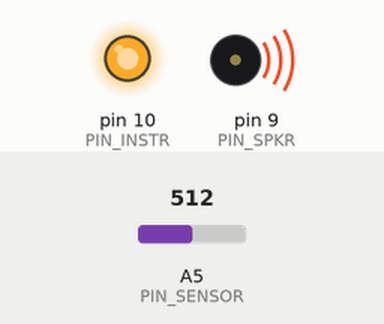
The sketch below on a simulated Arduino Uno, built with avr-gcc and run on an emulated ATmega328P. Parts: output pins drawn as LEDs (lit = HIGH), buzzer (waves = sounding). The test bench sets the inputs (shaded band); at power-on: A5 (PIN_SENSOR) = 512.

Above: at 1.2 s.
1.3 s: A5 (PIN_SENSOR) set to 109
2.8 s: A5 (PIN_SENSOR) set to 92
At 3.2 s:
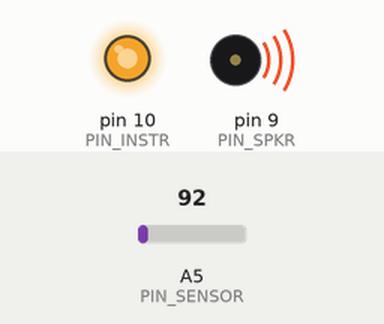
4.3 s: A5 (PIN_SENSOR) set to 15
At 4.7 s:
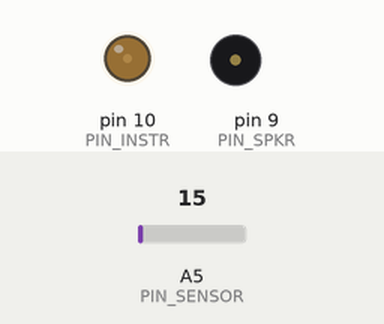
5.8 s: A5 (PIN_SENSOR) set to 22
At 6.7 s:
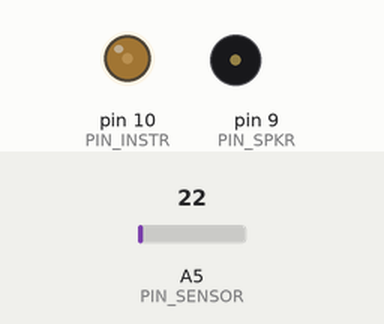
7.3 s: A5 (PIN_SENSOR) set to 28
At 7.9 s:
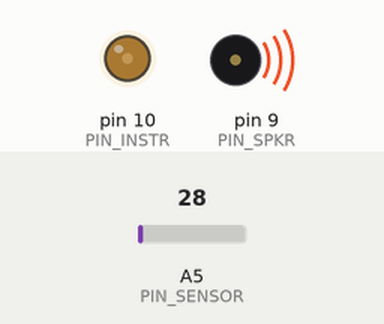
Timing chart, 0 to 9.8 s (numbered marks = the images above; inputs shaded):
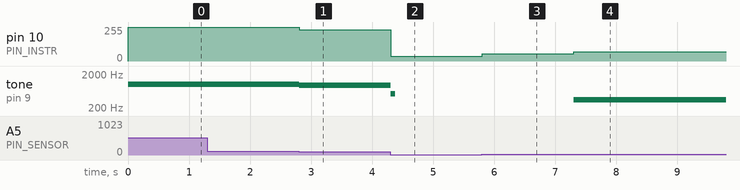

The sketch:

ghostdetector.ino
```cpp
// (licence header left out)
#define PIN_SENSOR 5
#define PIN_SPKR 9
#define PIN_INSTR 10
#define FILTER_MEASURES 30

uint16_t sensorVal;
uint8_t displayVal;
uint16_t toneVal;

uint8_t measurCount;
uint16_t measurSum;

void setup()
{
	pinMode(PIN_INSTR, OUTPUT);
	pinMode(PIN_SPKR, OUTPUT);
	pinMode(PIN_SENSOR, INPUT);
}

void loop()
{
	measurCount = 0;
	measurSum = 0;
	do {
		sensorVal = analogRead(PIN_SENSOR);

		measurSum = measurSum + sensorVal;
		measurCount++;
	} while (measurCount < FILTER_MEASURES);

	sensorVal = measurSum / measurCount;
	sensorVal = constrain(sensorVal, 1, 100);

	displayVal = map(sensorVal, 1, 100, 1, 255);
	analogWrite(PIN_INSTR, displayVal);

	toneVal = map(sensorVal, 1, 100, 100, 1000);
	if (sensorVal > 25) {
		tone(PIN_SPKR, toneVal, 80);
	}
}
```

Measured:
- the behaviour switches between 25 and 26 on A5 (PIN_SENSOR) (found by bisection; images 3 and 4)
- after the input at 1.3 s, every drawn part: stays the same
- after the input at 2.8 s, pin 10 (PIN_INSTR): 255/255 → 234/255 at once; tone on pin 9 (PIN_SPKR): 1000 Hz → 927 Hz at once
- after the input at 4.3 s, pin 10 (PIN_INSTR): 234/255 → 36/255 at once; tone on pin 9 (PIN_SPKR): 927 Hz → 527 Hz at once, → silent 0.08 s later
- after the input at 5.8 s, pin 10 (PIN_INSTR): 36/255 → 54/255 at once
- after the input at 7.3 s, pin 10 (PIN_INSTR): 54/255 → 70/255 at once; tone on pin 9 (PIN_SPKR): silent → 345 Hz at once
